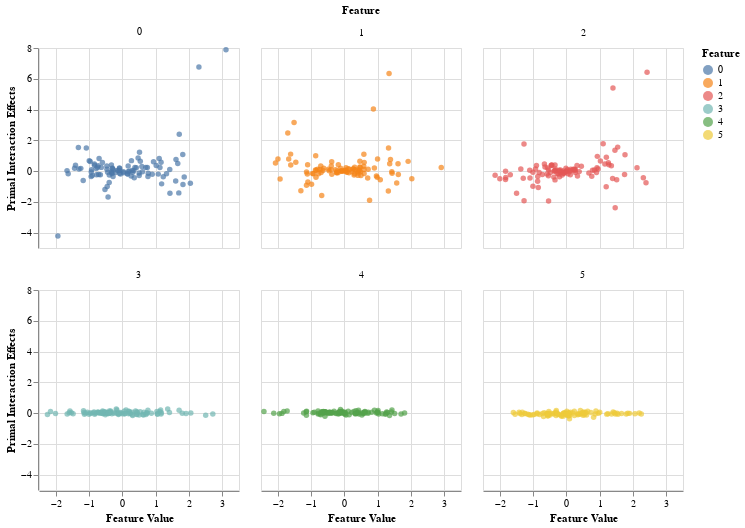

Notebook code cell kept with this figure:
### Code cell
alt.Chart(data_df).mark_point(filled=True).encode(
    alt.Y('Primal Interaction Effects:Q'),
    alt.X('Feature Value:Q'),
    alt.Color('Feature:N'),
    alt.Facet('Feature:N')
).properties(
    columns=3,
    width=200,
    height=200
)

### Figure 1 — Vega-Lite specification as saved in the notebook (floating-point values rounded to 4 significant figures; data arrays with more than 128 entries replaced by an {"elided": "..."} marker saying what was removed)
{"$schema": "https://vega.github.io/schema/vega-lite/v3.2.1.json", "columns": 3, "config": {"mark": {"tooltip": null}, "view": {"height": 300, "width": 400}}, "data": {"name": "data-7d963b7e31fccdb8ee4624c58ec64a9e"}, "datasets": {"data-7d963b7e31fccdb8ee4624c58ec64a9e": {"elided": "600 records"}}, "encoding": {"color": {"field": "Feature", "type": "nominal"}, "facet": {"field": "Feature", "type": "nominal"}, "x": {"field": "Feature Value", "type": "quantitative"}, "y": {"field": "Primal Interaction Effects", "type": "quantitative"}}, "height": 200, "mark": {"filled": true, "type": "point"}, "width": 200}
